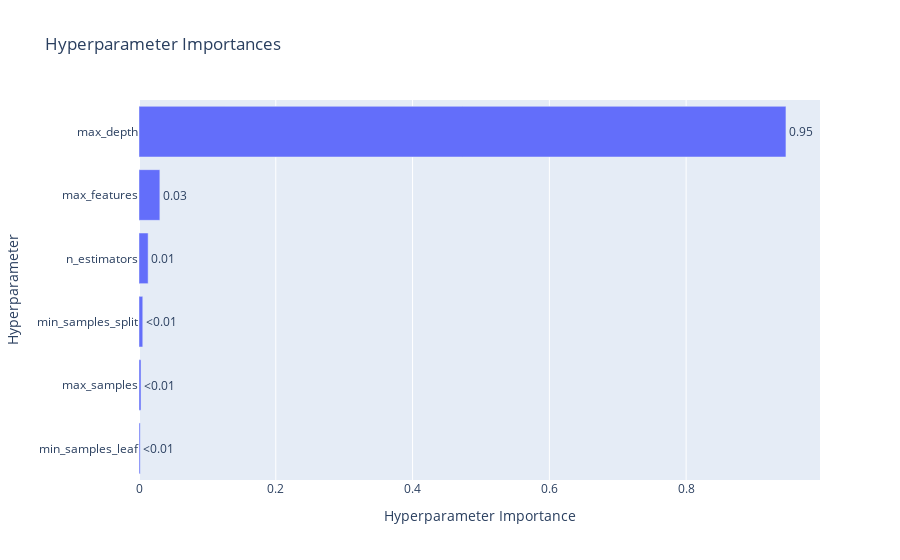

Source (notebook cell):
### Code cell
# plot hyperparameter importance plot

optuna.visualization.plot_param_importances(study)

### Figure 1 — Plotly figure (JSON) as saved in the notebook; plotly's stock layout.template omitted (floating-point values rounded to 4 significant figures)
{"data": [{"cliponaxis": false, "hovertemplate": ["min_samples_leaf (IntDistribution): 0.0017861022540116862<extra></extra>", "max_samples (FloatDistribution): 0.0029071234379327857<extra></extra>", "min_samples_split (IntDistribution): 0.005518581309954102<extra></extra>", "n_estimators (IntDistribution): 0.013347870908550894<extra></extra>", "max_features (CategoricalDistribution): 0.030505786248846634<extra></extra>", "max_depth (IntDistribution): 0.9459345358407039<extra></extra>"], "name": "Objective Value", "orientation": "h", "text": ["<0.01", "<0.01", "<0.01", "0.01", "0.03", "0.95"], "textposition": "outside", "type": "bar", "x": [0.001786, 0.002907, 0.005519, 0.01335, 0.03051, 0.9459], "y": ["min_samples_leaf", "max_samples", "min_samples_split", "n_estimators", "max_features", "max_depth"]}], "layout": {"title": {"text": "Hyperparameter Importances"}, "xaxis": {"title": {"text": "Hyperparameter Importance"}}, "yaxis": {"title": {"text": "Hyperparameter"}}}}
